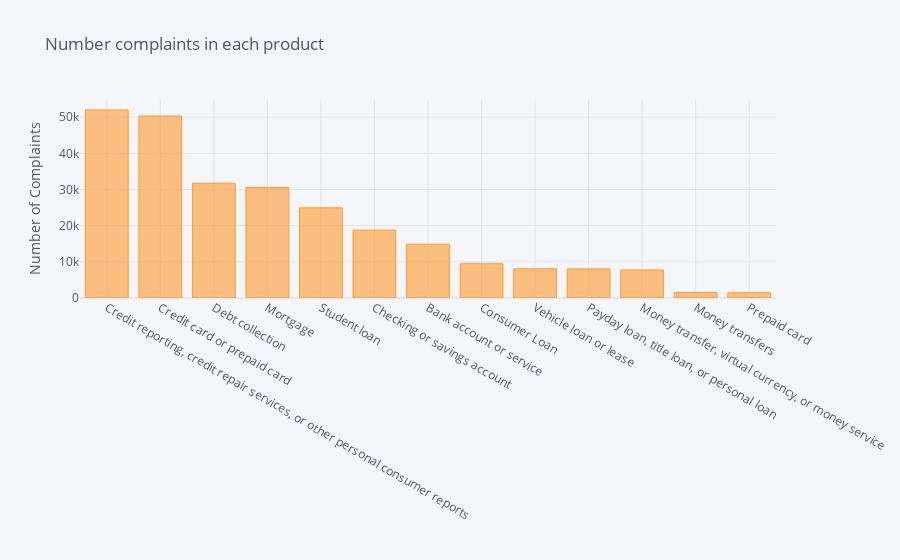

This figure's notebook cell:
### Code cell
df_bal1['Product'].value_counts().sort_values(ascending=False).iplot(kind='bar', yTitle='Number of Complaints', title='Number complaints in each product')

### Figure 1 — Plotly figure (JSON) as saved in the notebook; plotly's stock layout.template omitted (floating-point values rounded to 4 significant figures)
{"data": [{"marker": {"color": "rgba(255, 153, 51, 0.6)", "line": {"color": "rgba(255, 153, 51, 1.0)", "width": 1}}, "name": "Product", "orientation": "v", "text": "", "type": "bar", "x": ["Credit reporting, credit repair services, or other personal consumer reports", "Credit card or prepaid card", "Debt collection", "Mortgage", "Student loan", "Checking or savings account", "Bank account or service", "Consumer Loan", "Vehicle loan or lease", "Payday loan, title loan, or personal loan", "Money transfer, virtual currency, or money service", "Money transfers", "Prepaid card"], "y": [51999, 50320, 31730, 30547, 24930, 18784, 14885, 9473, 8079, 8051, 7751, 1497, 1450]}], "layout": {"legend": {"bgcolor": "#F5F6F9", "font": {"color": "#4D5663"}}, "paper_bgcolor": "#F5F6F9", "plot_bgcolor": "#F5F6F9", "title": {"font": {"color": "#4D5663"}, "text": "Number complaints in each product"}, "xaxis": {"gridcolor": "#E1E5ED", "showgrid": true, "tickfont": {"color": "#4D5663"}, "title": {"font": {"color": "#4D5663"}, "text": ""}, "zerolinecolor": "#E1E5ED"}, "yaxis": {"gridcolor": "#E1E5ED", "showgrid": true, "tickfont": {"color": "#4D5663"}, "title": {"font": {"color": "#4D5663"}, "text": "Number of Complaints"}, "zerolinecolor": "#E1E5ED"}}}
